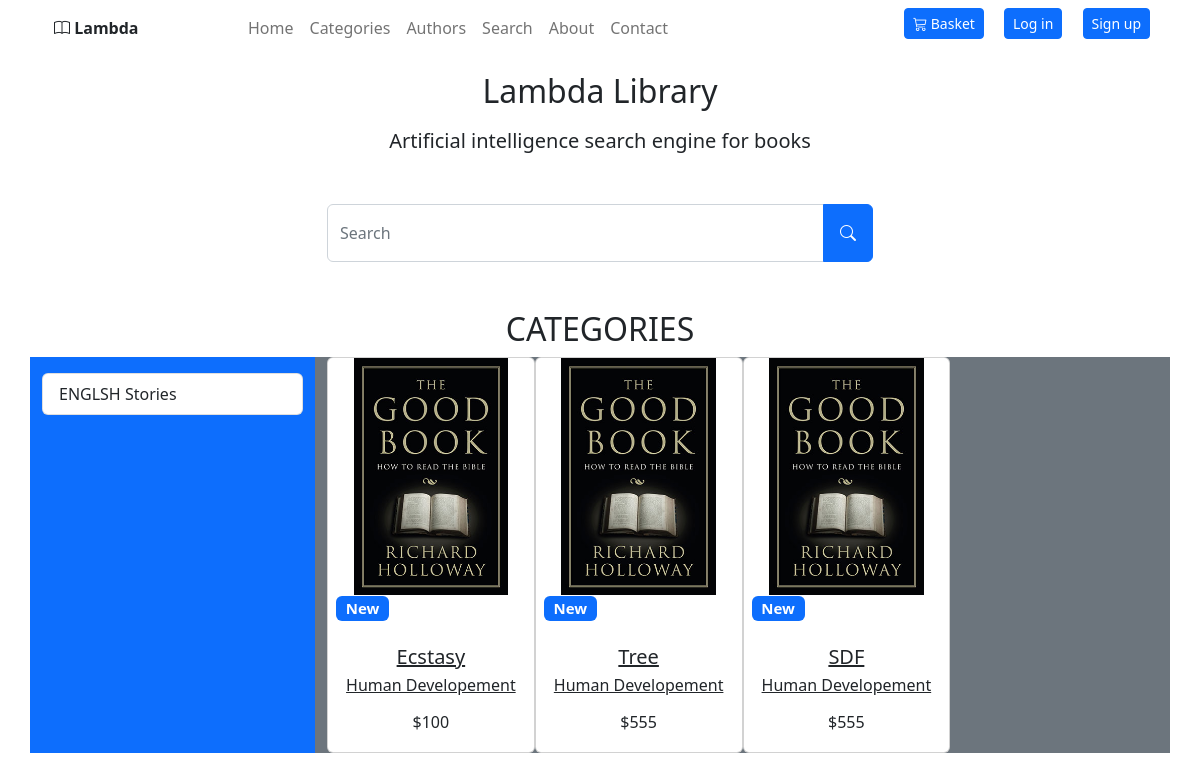
The app's page /Userboard/index.php, older data.
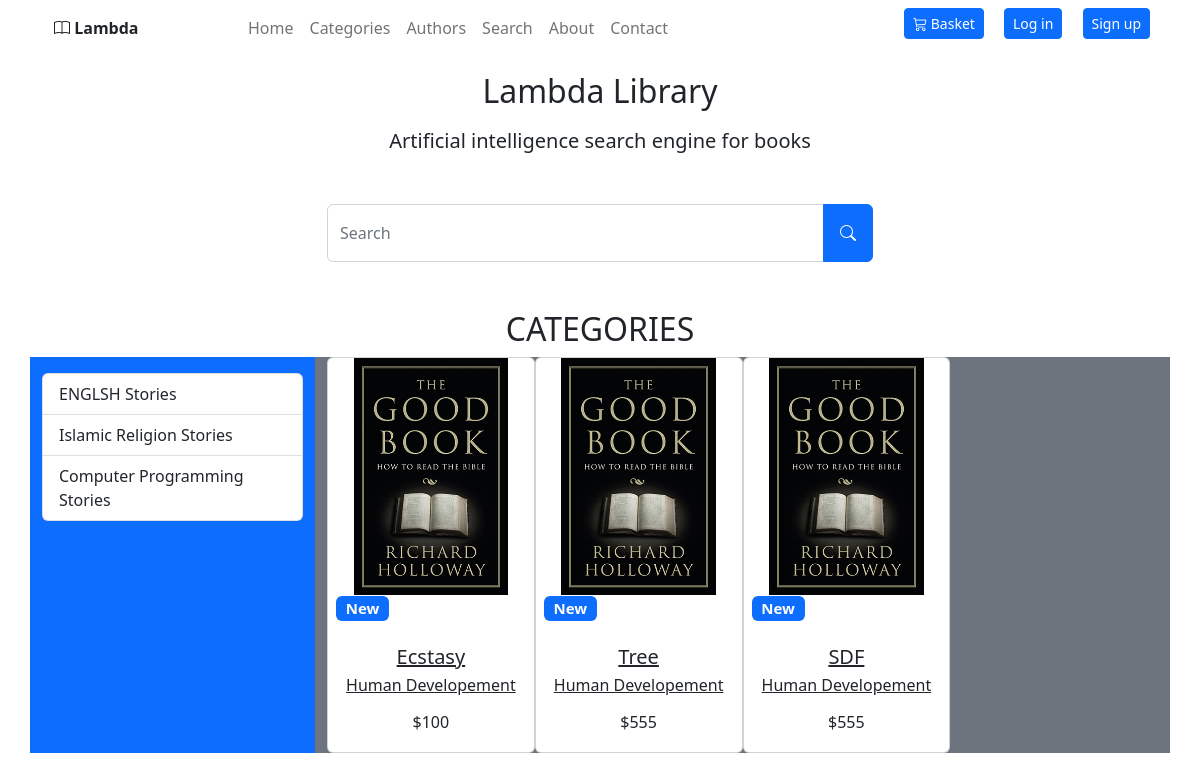
The same page, newer data.
### tables this page shows
CREATE TABLE `productcategory` (
  `productcategoryId` int(25) NOT NULL,
  `name` varchar(50) NOT NULL,
  `descr` text NOT NULL
);

CREATE TABLE `product` (
  `productId` int(25) NOT NULL,
  `name` varchar(255) NOT NULL,
  `descr` text NOT NULL,
  `sku` varchar(255) NOT NULL,
  `price` decimal(10,0) NOT NULL,
  `productcategoryId` int(25) NOT NULL,
  `author` varchar(50) NOT NULL,
  `productImage` varchar(150) DEFAULT 'defalt.png'
);

### Userboard/categories.php (the view, shortened to what this page needs)
<html>
    <body>
        <div class="container-lg">
            <div class="row">
            <h2 name="Title" class="text-center text-uppercase">categories</h2>
                <div class="col-3 bg-primary ">
                    <div class="list-group mt-3" id="list-tab" role="tablist">
                        <?php
                         require_once('config.php');
                         $sqlc="SELECT * FROM productcategory  ";
                         $resultc= mysqli_query($conn,$sqlc);
                         while($row=mysqli_fetch_assoc($resultc))
                         {
                             $titalc=$row['name'];
                             $categoriesId=$row['productcategoryId'];
                             echo "
                             <a class='list-group-item list-group-item-action'  id='list-home-list' data-toggle='list' href='categoriesUI.php?category=$categoriesId' role='tab' aria-controls='home'>$titalc Stories</a>
                             ";
                         }
                        ?>
                    </div>
                </div>
                <div class="col-9 bg-secondary ">
                     <div class="d-flex flex-wrap text-center">
                    <?php
                        if ($_GET['category']=='') {
                            $val ="1";
                        }
                        else
                        {
                            $val = $_GET['category'];
                        }
                        $sql="SELECT * FROM product where productcategoryId like '$val' ";
                        $result= mysqli_query($conn,$sql);
                        while($row=mysqli_fetch_assoc($result))
                        {
                            $bookid=$row['productId'];
                            $title=$row['name'];
                            $price=$row['price'];
                            $image=$row['productImage'];
                            echo "
                                    <div class='col-lg-3 col-md-4 '>
                                    <div class='card'>
                                        <div class='bg-image hover-zoom ripple ripple-surface ripple-surface-light'
                                        data-mdb-ripple-color='light'>
                                        <img src='img/$image'
                                            class='w-75' />
                                        <a href='#!'>
                                            <div class='mask'>
                                            <div class='d-flex justify-content-start align-items-end h-100'>
                                                <h5><span class='badge bg-primary ms-2'>New</span></h5>
                                            </div>
                                            </div>
                                            <div class='hover-overlay'>
                                            <div class='mask' style='background-color: rgba(251, 251, 251, 0.15);'></div>
                                            </div>
                                        </a>
                                        </div>
                                        <div class='card-body'>
                                        <a href='prodct.php?bookid=$bookid' class='text-reset'>
                                            <h5 class='card-title mb-1'>$title</h5>
                                        </a>
                                        <a href='' class='text-reset'>
                                            <p>Human Developement</p>
                                        </a>
                                        <h6 class='mb-1'>$$price</h6>
                                        </div>
                                    </div>
                                    </div> ";
                        }
                    ?>
                     </div>
                </div>
            </div>
        </div>
    </body>
</html>

### Userboard/index.php (shortened to what this page needs)
<!DOCTYPE html>
<html lang="en">
<head>
</head>
<body>
    <div class="container-lg">
        <div class="row">
           <?php
           require_once('header.php');
           require_once('search.php');
           require_once('categories.php');
           ?>
        </div>
    </div>
</body>
</html>

### Userboard/header.php (shortened to what this page needs)
<!DOCTYPE html>
<html long="en">
    <head>
        <link href="https://cdn.jsdelivr.net/npm/bootstrap@5.2.1/dist/css/bootstrap.min.css"
              rel="stylesheet"
>
        <link rel="stylesheet" href="https://cdn.jsdelivr.net/npm/bootstrap-icons@1.9.1/font/bootstrap-icons.css">
    </head>
    <body>
        <header>
            <div class="container">
                <div class="row">
                    <div class="col-sm-2 mt-3 ">
                        <a href="index.php" class="navbar-brand">
                            <span class="fw-bold text-scondary">
                                <i class="bi bi-book"></i>
                                Lambda
                            </span>
                        </a>
                    </div>
                    <div class="col-sm-10">
                        <div class="row">
                            <?php
                                require_once('navbar.php');
                            ?>
                        </div>
                    </div>
                 </div>
            </div>
        </header>
    </body>

### Userboard/navbar.php (shortened to what this page needs)
<html>
    <body>
        <nav class="navbar navbar-expand-md navbar-light">
            <div class="container-xxl">
                <div class="col-sm-10 ">
                    <div class="row ">
                        <div class="collapse navbar-collapse justify-content-start align-center" id="main-nav">
                          <ul class="navbar-nav">
                              <li class="nav-item">
                                <a href="index.php" class="nav-link">Home</a>
                              </li>
                              <li class="nav-item">
                                <a href="categoriesUI.php" class="nav-link">Categories</a>
                              </li>
                              <li class="nav-item">
                                <a href="#authors" class="nav-link">Authors</a>
                              </li>
                              <li class="nav-item">
                                <a href="searchUI.php" class="nav-link">Search</a>
                              </li>
                              <li class="nav-item">
                                <a href="about.php" class="nav-link">About</a>
                              </li>
                              <li class="nav-item">
                                <a href="contact.php" class="nav-link">Contact</a>
                              </li>
                           </ul>
                            <div class="position-absolute top-0 end-0">
                              <a href="basketUI.php" class="btn btn-primary btn-sm end-0 top-0 m-2">
                              <span class="bi bi-cart3"></span> Basket
                              </a>
                              <a href="login.php" class="btn btn-primary btn-sm end-0 top-0 m-2">Log in </a>
                              <a href="signup.php" class="btn btn-primary btn-sm end-0 top-0 m-2">Sign up </a>
                            </div>
                        </div>
                     </div>
                  </div>
            </div>
        </nav>
    </body>
</html>

### Userboard/search.php (shortened to what this page needs)
<body>
    <div class="container-lg">
        <div class="row">
        <div class="text-center mt-3 mb-3">
            <h2> Lambda Library</h2>
            <p class="lead mt-3">Artificial intelligence search engine for books</p>
        </div>
        <form action="result.php" method="GET">
            <div class="row justify-content-center my-6">
                <div class="col-lg-6">
                    <div class="input-group mb-3  rounded-5 border-primary mt-3 mb-5">
                            <input id="searchText" name="SearchText" type="text" class="form-control" placeholder="Search" >
                            <button id="search" name="Search"  class="btn btn-primary w-30 p-3 " type="submit">
                                <i class="bi bi-search"></i>
                            </button>
                    </div>
                </div>
            </div>
        </form>
        </div>
    </div>
</body>

Row changes from the older to the newer data that the page shows:
added productcategory: name "Islamic Religion"
added productcategory: name "Computer Programming"
